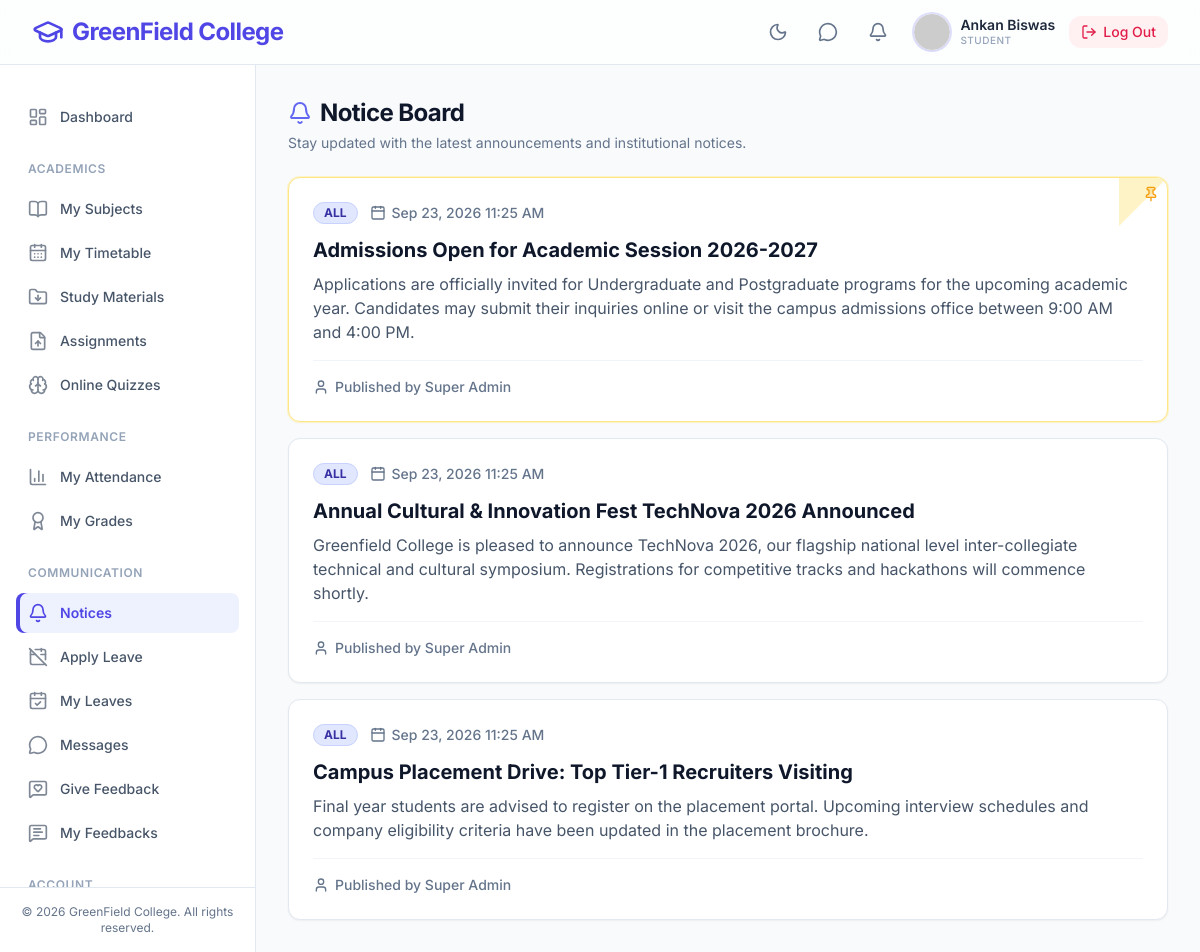
The app's page /views/student/notices.php (signed in) with its own data.
### tables this page shows
CREATE TABLE `notices` (
  `id` int(11) NOT NULL AUTO_INCREMENT,
  `title` varchar(255) NOT NULL,
  `slug` varchar(255) NOT NULL,
  `content` text NOT NULL,
  `target_role` enum('ALL','FACULTY','STUDENT') DEFAULT 'ALL',
  `attachment_url` varchar(255) DEFAULT NULL,
  `created_by` int(11) NOT NULL,
  `is_pinned` tinyint(1) DEFAULT 0,
  `created_at` timestamp NOT NULL DEFAULT current_timestamp(),
  PRIMARY KEY (`id`),
  UNIQUE KEY `slug` (`slug`),
  KEY `idx_notice_role` (`target_role`),
  KEY `idx_notice_pinned` (`is_pinned`),
  KEY `notices_ibfk_new1` (`created_by`),
  CONSTRAINT `notices_ibfk_new1` FOREIGN KEY (`created_by`) REFERENCES `admins` (`id`) ON DELETE CASCADE
);

### config/database.php (called while the page is built, shortened)
<?php
class Database {
    private static ?Database $instance = null;
    private PDO $connection;
    private string $host = 'localhost';
    private string $db_name = 'college_cms';
    private string $username = 'root';
    private string $password = '';
    private string $charset = 'utf8mb4';
    private function __construct() {
        $dsn = "mysql:host={$this->host};dbname={$this->db_name};charset={$this->charset}";
        $options = [
            PDO::ATTR_ERRMODE            => PDO::ERRMODE_EXCEPTION,
            PDO::ATTR_DEFAULT_FETCH_MODE => PDO::FETCH_ASSOC,
            PDO::ATTR_EMULATE_PREPARES   => false,
        ];
        try {
            $this->connection = new PDO($dsn, $this->username, $this->password, $options);
        } catch (PDOException $e) {
            error_log("Database Connection failed: " . $e->getMessage());
            die("Critical Error: Unable to connect to the database. Please contact system administrator.");
        }
    }
    public static function getInstance(): Database {
        if (self::$instance === null) {
            self::$instance = new Database();
        }
        return self::$instance;
    }
    public function getConnection(): PDO {
        return $this->connection;
    }
}

### controllers/NoticeController.php (called while the page is built, shortened)
<?php
require_once __DIR__ . '/../config/database.php';
class NoticeController {
    private PDO $db;
    public function __construct() {
        $this->db = Database::getInstance()->getConnection();
    }
    public function getNoticesForRole(string $role): array {
        try {
            $stmt = $this->db->prepare("
                SELECT n.*, a.name as author
                FROM notices n
                JOIN admins a ON n.created_by = a.id
                WHERE n.target_role IN ('ALL', ?)
                ORDER BY n.is_pinned DESC, n.created_at DESC
            ");
            $stmt->execute([strtoupper($role)]);
            return $stmt->fetchAll();
        } catch (\PDOException $e) {
            error_log("DB Error fetching notices for role {$role}: " . $e->getMessage());
            return [];
        }
    }
}

### views/student/notices.php (the view, shortened to what this page needs)
<?php
require_once __DIR__ . '/../../includes/header.php';
require_once __DIR__ . '/../../controllers/NoticeController.php';
$controller = new NoticeController();
$notices = $controller->getNoticesForRole($_SESSION['role_name']);
?>
<main class="flex-1 overflow-y-auto p-4 sm:p-6 lg:p-8 bg-slate-50 dark:bg-slate-900 transition-colors duration-200">
    <div class="max-w-4xl mx-auto space-y-6">
        <div class="flex flex-col sm:flex-row sm:items-center justify-between gap-4">
            <div>
                <h1 class="text-2xl font-bold tracking-tight text-slate-900 dark:text-white flex items-center gap-2">
                    <i data-lucide="bell" class="w-6 h-6 text-indigo-500"></i> Notice Board
                </h1>
                <p class="text-sm text-slate-500 dark:text-slate-400 mt-1">Stay updated with the latest announcements and institutional notices.</p>
            </div>
        </div>
        <?php if (empty($notices)): ?>
            <div class="bg-white dark:bg-slate-800 rounded-xl p-10 text-center border border-slate-200 dark:border-slate-700 shadow-sm animate-fade-in">
                <div class="inline-flex items-center justify-center w-16 h-16 rounded-full bg-slate-100 dark:bg-slate-800 text-slate-400 mb-4 transition-transform hover:scale-110 duration-300">
                    <i data-lucide="bell-off" class="w-8 h-8"></i>
                </div>
                <h3 class="text-lg font-semibold text-slate-900 dark:text-white">No notices found</h3>
                <p class="text-sm text-slate-500 mt-2 max-w-sm mx-auto">There are currently no announcements or notices available.</p>
            </div>
        <?php else: ?>
            <div class="space-y-4">
                <?php foreach ($notices as $notice): ?>
                    <div class="bg-white dark:bg-slate-800 rounded-xl shadow-sm border <?= $notice['is_pinned'] ? 'border-amber-200 dark:border-amber-900/50 ring-1 ring-amber-100 dark:ring-amber-900/30' : 'border-slate-200 dark:border-slate-700' ?> overflow-hidden transform transition-all duration-300 hover:shadow-md hover:-translate-y-0.5 relative group">
                        <?php if ($notice['is_pinned']): ?>
                            <div class="absolute top-0 right-0 w-0 h-0 border-t-[3rem] border-r-[3rem] border-t-amber-100 dark:border-t-amber-900/40 border-r-transparent"></div>
                            <i data-lucide="pin" class="absolute top-2 right-2 w-4 h-4 text-amber-500 fill-amber-500/20"></i>
                        <?php endif; ?>
                        <div class="p-5 sm:p-6">
                            <div class="flex items-center gap-3 mb-3">
                                <?php
                                $roleClass = 'bg-slate-100 text-slate-800 dark:bg-slate-800 dark:text-slate-300 border-slate-200 dark:border-slate-700';
                                if ($notice['target_role'] === 'ALL') $roleClass = 'bg-indigo-100 text-indigo-800 dark:bg-indigo-900/30 dark:text-indigo-400 border-indigo-200 dark:border-indigo-800/50';
                                else if ($notice['target_role'] === 'STUDENT') $roleClass = 'bg-emerald-100 text-emerald-800 dark:bg-emerald-900/30 dark:text-emerald-400 border-emerald-200 dark:border-emerald-800/50';
                                ?>
                                <span class="inline-flex items-center px-2.5 py-0.5 rounded-full text-xs font-bold border <?= $roleClass ?>">
                                    <?= htmlspecialchars($notice['target_role']) ?>
                                </span>
                                <span class="text-sm font-medium text-slate-500 dark:text-slate-400 flex items-center gap-1.5">
                                    <i data-lucide="calendar" class="w-4 h-4"></i>
                                    <?= date('M j, Y g:i A', strtotime($notice['created_at'])) ?>
                                </span>
                            </div>
                            <h3 class="text-xl font-bold text-slate-900 dark:text-white mb-2 pr-8">
                                <?= htmlspecialchars($notice['title']) ?>
                            </h3>
                            <div class="prose prose-sm dark:prose-invert prose-slate max-w-none text-slate-600 dark:text-slate-300">
                                <?= nl2br(htmlspecialchars($notice['content'])) ?>
                            </div>
                            <div class="mt-4 pt-4 border-t border-slate-100 dark:border-slate-700 flex flex-col sm:flex-row sm:justify-between sm:items-center gap-2 text-sm text-slate-500 dark:text-slate-400">
                                <span class="flex items-center gap-1.5 font-medium">
                                    <i data-lucide="user" class="w-4 h-4"></i> Published by <?= htmlspecialchars($notice['author']) ?>
                                </span>
                            </div>
                        </div>
                    </div>
                <?php endforeach; ?>
            </div>
        <?php endif; ?>
    </div>
</main>
<?php require_once __DIR__ . '/../../includes/footer.php'; ?>

### records on screen
notices: is_pinned 1 (drawn), target_role "ALL", created_at "Sep 23, 2026 11:25 AM", title "Admissions Open for Academic Session 2026-2027", content "Applications are officially invited for Undergraduate and Postgraduate programs for the upcoming academic year. Candidates may submit their inquiries online or visit the campus admissions office between 9:00 AM and 4:00 PM.", created_by.name "Super Admin"
notices: target_role "ALL", created_at "Sep 23, 2026 11:25 AM", title "Annual Cultural & Innovation Fest TechNova 2026 Announced", content "Greenfield College is pleased to announce TechNova 2026, our flagship national level inter-collegiate technical and cultural symposium. Registrations for competitive tracks and hackathons will commence shortly.", created_by.name "Super Admin"
notices: target_role "ALL", created_at "Sep 23, 2026 11:25 AM", title "Campus Placement Drive: Top Tier-1 Recruiters Visiting", content "Final year students are advised to register on the placement portal. Upcoming interview schedules and company eligibility criteria have been updated in the placement brochure.", created_by.name "Super Admin"

### other values on screen
$userName "Ankan Biswas"
$roleName "STUDENT"
$link['label'] "Dashboard"
$link['label'] "ACADEMICS"
$link['label'] "My Subjects"
$link['label'] "My Timetable"
$link['label'] "Study Materials"
$link['label'] "Assignments"
$link['label'] "Online Quizzes"
$link['label'] "PERFORMANCE"
$link['label'] "My Attendance"
$link['label'] "My Grades"
$link['label'] "COMMUNICATION"
$link['label'] "Notices"
$link['label'] "Apply Leave"
